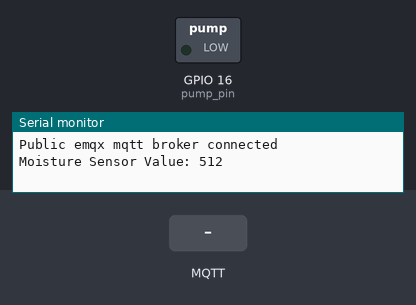
This sketch was run on a simulated ESP8266 (NodeMCU). On the bench: switched loads named in the sketch (green lamp = pin HIGH), the last lines printed to the serial monitor. The inputs (shaded band) are chosen by the test bench. WiFi joins after 1.5 s; servers stay silent unless stated; no MQTT or app messages arrive unless stated.

Above: at 2.7 s.
2.8 s: MQTT message "PUMP_START" arrives on the first subscribed topic
At 3.2 s:
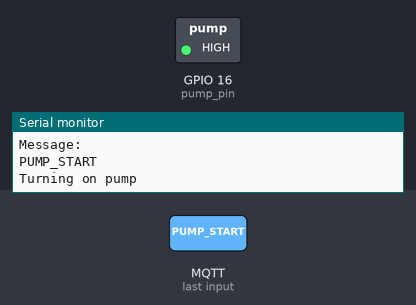
4.3 s: MQTT message "PUMP_STOP" arrives on the first subscribed topic
At 5.5 s:
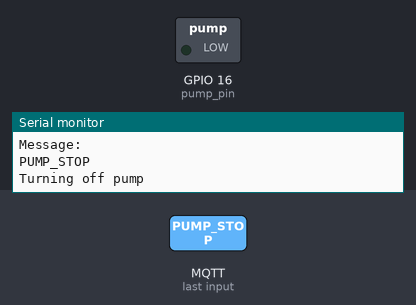
Timing chart, 0 to 7.3 s (numbered marks = the images above; inputs shaded):
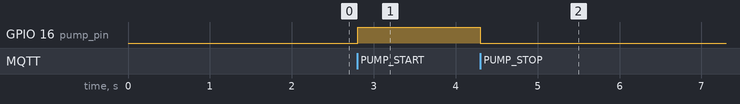

The sketch:

tomato-esp8266.ino
```cpp
#include <ESP8266WiFi.h>
#include <Wire.h>
#include <PubSubClient.h>


const char * ssid = "";
const char * password = "";

// MQTT Broker
IPAddress mqtt_broker(192, 168, 0, 55);
const char * topic = "esp8266/tomato";
const char * topic_sensor = "esp8266/tomato_sensor";

// MQTT Broker username and password incase your broker need them
const char * mqtt_username = "";
const char * mqtt_password = "";
const int mqtt_port = 1883;
char msg[30];

const int pump_pin = 16;
bool pump_running = false;
int moisture_level = 0;
unsigned long last_sensor_reading_time = 0;
unsigned long pump_start_time = 0;


WiFiClient espClient;
PubSubClient client(espClient);

void reconnect() {

  while (!client.connected()) {
    String client_id = "esp8266-client-";
    client_id += String(WiFi.macAddress());
    client_id += String(millis());
    Serial.printf("The client %s connects to the public mqtt broker\n", client_id.c_str());
    if (client.connect(client_id.c_str(), mqtt_username, mqtt_password)) {
      Serial.println("Public emqx mqtt broker connected");
      break;
    } else {
      Serial.print("failed with state ");
      Serial.println(client.state());
      delay(2000);
    }
  }
  client.subscribe(topic_sensor);
}

void setup() {
  Serial.begin(115200);
  pinMode(A0, INPUT);
  pinMode(pump_pin, OUTPUT);

  delay(10);
  WiFi.begin(ssid, password);

  while (WiFi.status() != WL_CONNECTED) {
    delay(500);
    Serial.println("Connecting to WIFI...");
  }
  Serial.println("WiFi connected");
  //connecting to a mqtt broker
  client.setServer(mqtt_broker, mqtt_port);
  client.setCallback(callback);
}

void turn_on_pump() {
  Serial.println("Turning on pump");
  pump_running = true;
  pump_start_time = millis();
  client.publish(topic, "PUMP_START");
  digitalWrite(pump_pin, HIGH);
}

void turn_off_pump() {
  Serial.println("Turning off pump");
  pump_running = false;
  client.publish(topic, "PUMP_STOP");
  digitalWrite(pump_pin, LOW);
}

void callback(char * t, byte * payload, unsigned int length) {
  Serial.print("Message arrived in topic: ");
  Serial.println(t);
  Serial.println("Message:");
  String message;
  for (int i = 0; i < length; i++) {
    Serial.print((char) payload[i]);
    message += (char) payload[i];
  }
  Serial.println();

  if (message == "PUMP_START") {
    turn_on_pump();
  } else if (message == "PUMP_STOP") {
    turn_off_pump();
  }

}

void loop() {

  if (!client.connected()) {
    reconnect();
  }
  //when pump is not running take moisture level every 2 minutes
  if (!pump_running) {

    if (last_sensor_reading_time == 0 || millis() > last_sensor_reading_time + (2 * 60 * 1000)) {
      int sensor_reading = analogRead(A0);
      last_sensor_reading_time = millis();

      Serial.print("Moisture Sensor Value: ");
      Serial.println(sensor_reading);
      moisture_level = map(sensor_reading, 900, 300, 0, 100);
      if (moisture_level < 30) {
        turn_on_pump();
      }
      sprintf(msg, "%d", sensor_reading);
      client.publish(topic, msg);
    }

  } else {
    //when pump is  running take moisture level every 45 seconds
    if (last_sensor_reading_time == 0 || millis() > last_sensor_reading_time + (45 * 1000)) {
      int sensor_reading = analogRead(A0);
      moisture_level = map(sensor_reading, 900, 300, 0, 100);
      //run the pump atleast 1 min before turning it off.
      if (moisture_level >= 75 && millis() >= pump_start_time + (60*1000)) {
        turn_off_pump();
      }
    }
  }

  client.publish(topic, "NOOP");
  client.loop();
}
```

Measured:
- after the input at 2.8 s, GPIO 16 (pump_pin): LOW → HIGH at once
- after the input at 4.3 s, GPIO 16 (pump_pin): HIGH → LOW at once
